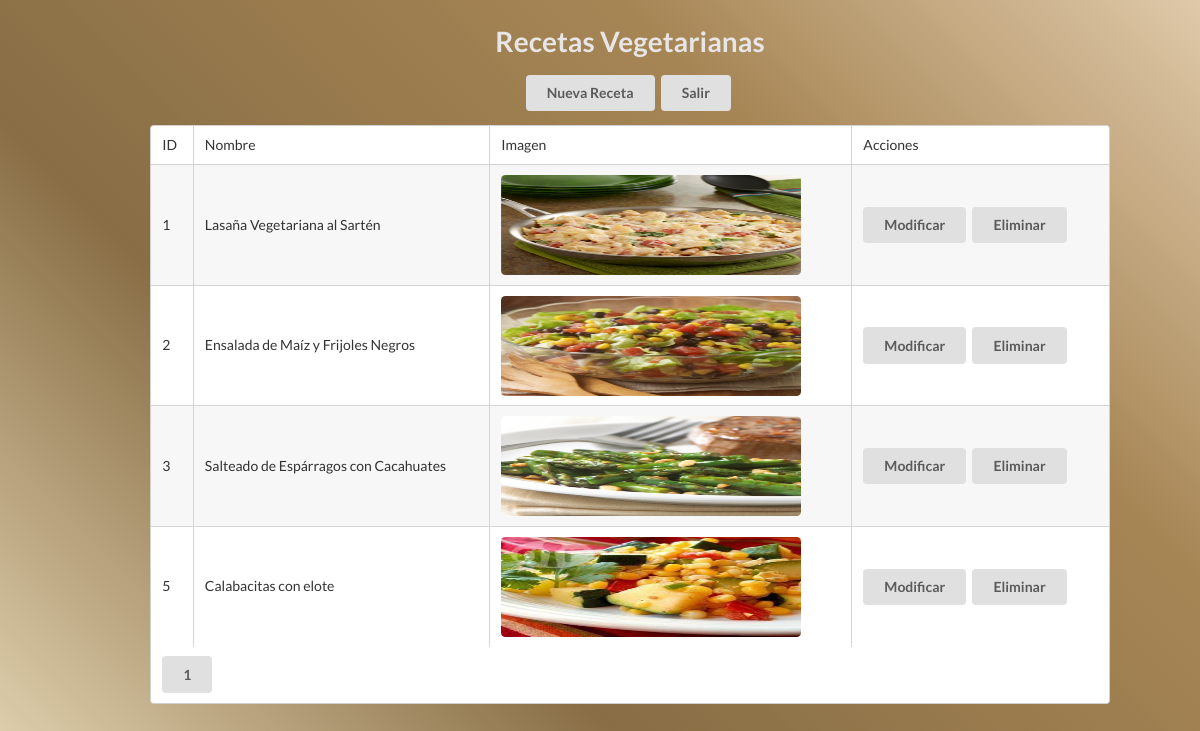
Page /admin/modificar/vegetales/vegetales.php on the committed database.
### tables this page shows
CREATE TABLE `vegetales` (
  `id` int(11) NOT NULL auto_increment,
  `nombre` varchar(500) default NULL,
  `img` varchar(500) default NULL,
  PRIMARY KEY  (`id`)
);

### admin/modificar/vegetales/listado.php (the view, shortened to what this page needs)
<?php
$limit = 5;
$pag = (int) $_GET["pag"];
if ($pag < 1)
{
   $pag = 1;
}
$offset = ($pag-1) * $limit;
$sql = "SELECT SQL_CALC_FOUND_ROWS id, nombre, img FROM vegetales LIMIT $offset, $limit";
$sqlTotal = "SELECT FOUND_ROWS() as total";
$rs = mysql_query($sql);
$rsTotal = mysql_query($sqlTotal);
$rowTotal = mysql_fetch_assoc($rsTotal);
$total = $rowTotal["total"];
?>
<table class="ui celled striped table">
   <thead>
      <tr>
         <td>ID</td>
         <td>Nombre</td>
         <td>Imagen</td>
         <td>Acciones</td>
      </tr>
   </thead>
   <tbody>
      <form action="" method="GET" enctype="multipart/form-data">
         <?php
            while ($row = mysql_fetch_assoc($rs))
            {
               $id = $row["id"];
               $name = htmlentities($row["nombre"]);
               $img = $row["img"];
               ?>
               <tr>
                  <td><?php echo $id; ?></td>
                  <td><?php echo $name; ?></td>
                  <td><?php echo "<img class='ui medium rounded image' src='../../../catalog/vegetales/images/".$img."' width='300' height='100'>"; ?></td>
                  <td>
                     <a href="modificar.php?id=<?php echo $row['id'];?>" class="ui button">Modificar</a>
                     <a href="eliminar.php?id=<?php echo $row['id'];?>" class="ui button">Eliminar</a>
                  </td>
               </tr>
               <?php
            }
         ?>
      </form>
   </tbody>
   <tfoot>
      <tr align="center">
         <td colspan="4">
      <?php
         $totalPag = ceil($total/$limit);
         $links = array();
         for( $i=1; $i<=$totalPag ; $i++)
         {
            $links[] = "<a href=\"?pag=$i\" class='ui button'>$i</a>";
         }
         echo implode(" - ", $links);
      ?>
         </td>
      </tr>
   </tfoot>
</table>

### admin/estilos/modificar_platillos.css (style rules this page uses)
body { font-size: 1.1em; font-family: sans-serif; margin: 0px; color: rgb(232, 229, 230) !important; background: rgba(252,249,242,1) !important; background: rgba(231,216,182,1) !important; background: -moz-linear-gradient(45deg, rgba(231,216,182,1) 0%, rgba(135,108,67,0.99) 34%, rgba(164,131,81,0.98) 71%, rgba(222,199,166,0.97) 100%) !important; background: -webkit-gradient(left bottom, right top, color-stop(0%, rgba(231,216,182,1)), color-stop(34%, rgba(135,108,67,0.99)), color-stop(71%, rgba(164,131,81,0.98)), color-stop(100%, rgba(222,199,166,0.97))) !important; background: -webkit-linear-gradient(45deg, rgba(231,216,182,1) 0%, rgba(135,108,67,0.99) 34%, rgba(164,131,81,0.98) 71%, rgba(222,199,166,0.97) 100%) !important; background: -o-linear-gradient(45deg, rgba(231,216,182,1) 0%, rgba(135,108,67,0.99) 34%, rgba(164,131,81,0.98) 71%, rgba(222,199,166,0.97) 100%) !important; background: -ms-linear-gradient(45deg, rgba(231,216,182,1) 0%, rgba(135,108,67,0.99) 34%, rgba(164,131,81,0.98) 71%, rgba(222,199,166,0.97) 100%) !important; background: linear-gradient(45deg, rgba(231,216,182,1) 0%, rgba(135,108,67,0.99) 34%, rgba(164,131,81,0.98) 71%, rgba(222,199,166,0.97) 100%) !important; filter: progid:DXImageTransform.Microsoft.gradient( startColorstr='#e7d8b6', endColorstr='#dec7a6', GradientType=1 ) !important; }

### rows in the picture
vegetales: id "1", nombre "Lasaña Vegetariana al Sartén", img (picture)
vegetales: id "2", nombre "Ensalada de Maíz y Frijoles Negros", img (picture)
vegetales: id "3", nombre "Salteado de Espárragos con Cacahuates", img (picture)
vegetales: id "5", nombre "Calabacitas con elote", img (picture)
